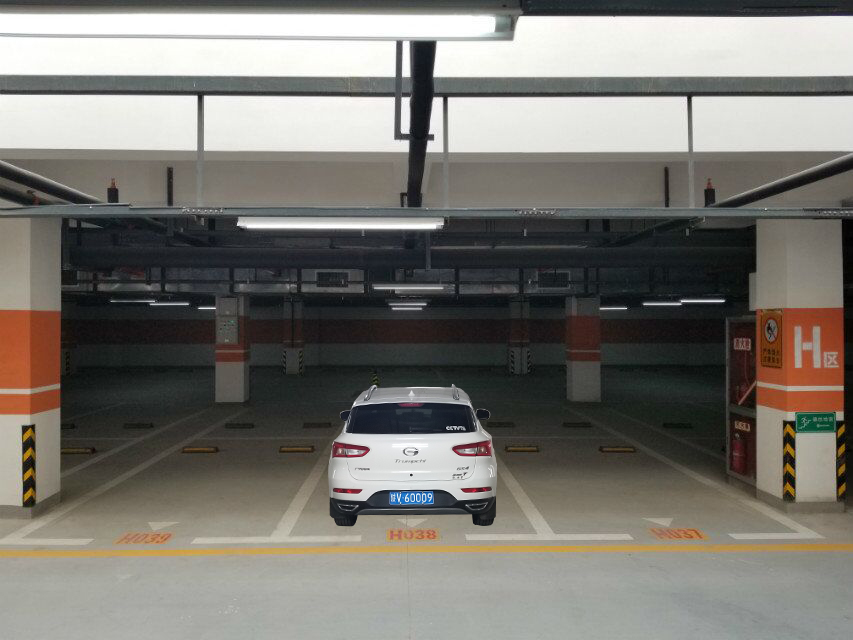
%> input picture 背景2/1.jpg, 853 x 640 px, given in place of 背景.jpg, which was not available
$ octave fangcha2.m   (GNU Octave 9; MATLAB toolbox functions it lacks are replaced by stand-ins)
%> lines starting %> are read from the running program, lines starting %| are printed output that depends on the picture; in (x1, y1, x2, y2) boxes, pixels count from 0 and x2, y2 are one past the last pixel; in counts of white or black regions, pixels touching at a corner belong together; the program's own positions count from 1; pictures that were not available may be replaced by others from this repository, and a replacement may not be noted
clear;
close all;
%% 用户定义
H = 2; %摄像机高度
L = 4; %摄像机深度
l = 2;  %车的宽度
h = 1.5; %车的高度


up=[195,435;
    338,435;
    481,435;
   618,435];
down=[1,542;
    278,540;
    548,538;
    805,536];


threshold = 20; %车辆的面积占车位面积的百分比的阈值
%threshold2 = 15; %车辆的面积占车位面积的百分比的阈值
%% 读取图形以及预处理
%A = (imread('空车位(扩展)(亮度调整).bmp'));
A = (imread('背景.jpg'));
%> A is the input picture: size 640x853x3 uint8; mean R, G, B 122.4, 119.6, 113.6
A_2 = (imread('6.jpg'));
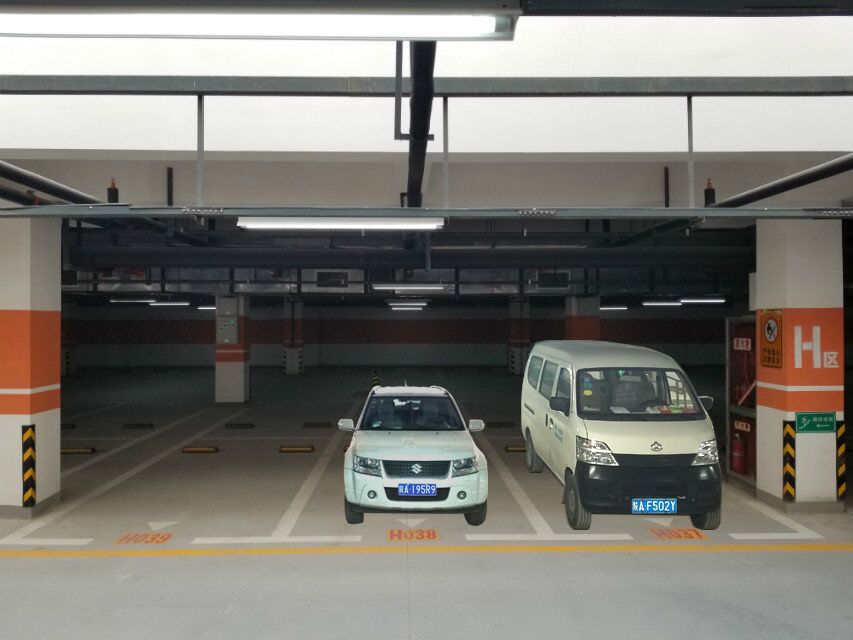
%> input picture 背景2/6.jpg, 853 x 640 px
%> A_2 is the input picture: size 640x853x3 uint8; mean R, G, B 124.2, 122.2, 115.9
A = rgb2gray(A);
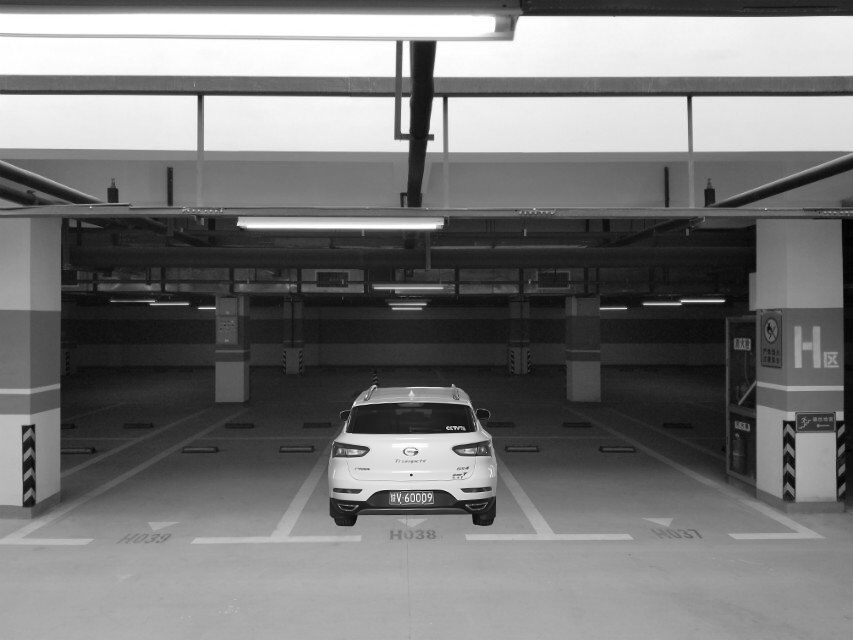
%> A: size 640x853 uint8; min 0, max 255, mean 119.8
A_1_1 = im2bw(A,0.7);
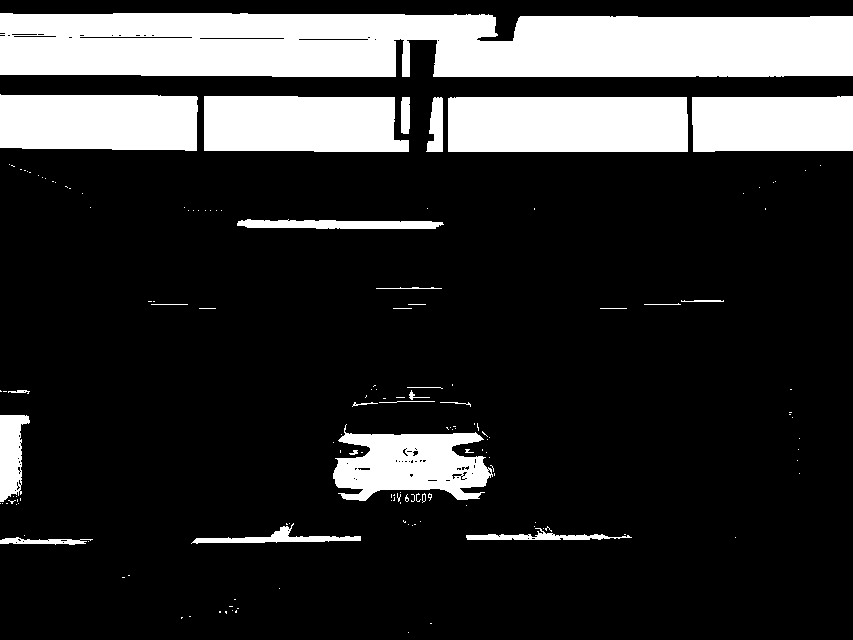
%> A_1_1: size 640x853 logical; 19.9% white; 151 white regions (125 under 20 px), largest, box (x1, y1, x2, y2) and area: (0, 13, 853, 77) 50311, (448, 97, 688, 152) 13178, (0, 94, 198, 151) 10686
A_2_2 = im2bw(rgb2gray(A_2),0.7);       %有车图的二值化图
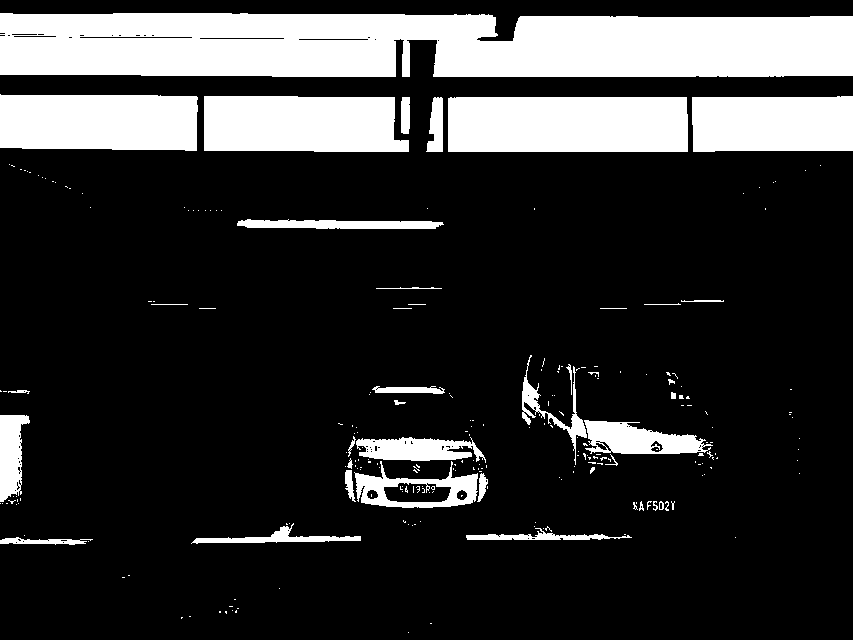
%> A_2_2: size 640x853 logical; 20.3% white; 244 white regions (206 under 20 px), largest, box (x1, y1, x2, y2) and area: (0, 13, 853, 77) 50311, (448, 97, 688, 152) 13178, (0, 94, 198, 151) 10686
%A_minus = A_2_2 - A_1_1;
A_minus = abs(rgb2gray(A_2) - A);            %灰度值差
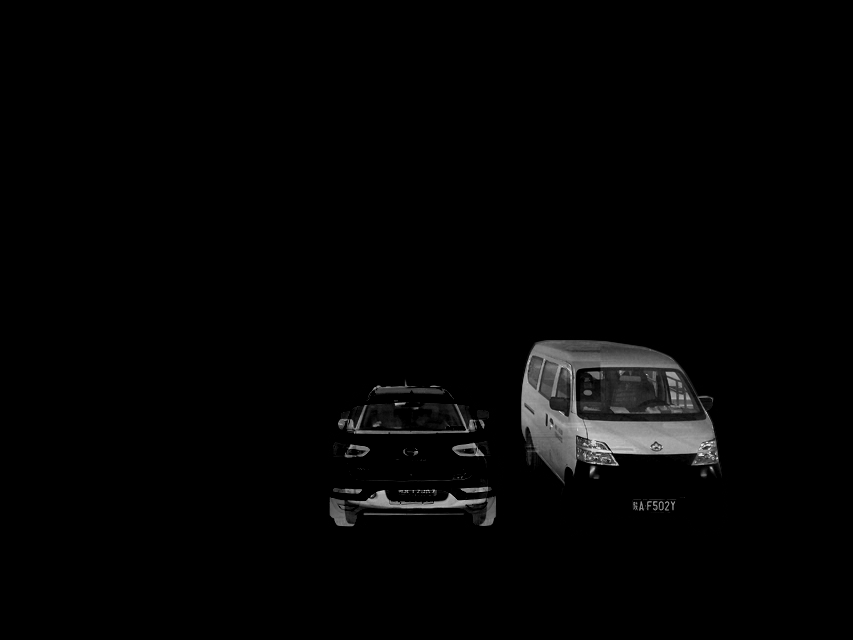
%> A_minus: size 640x853 uint8; min 0, max 235, mean 4.4
A_minus2 = A_minus;
%thresh = graythresh(A_minus);
A_minus = im2bw(A_minus,0);
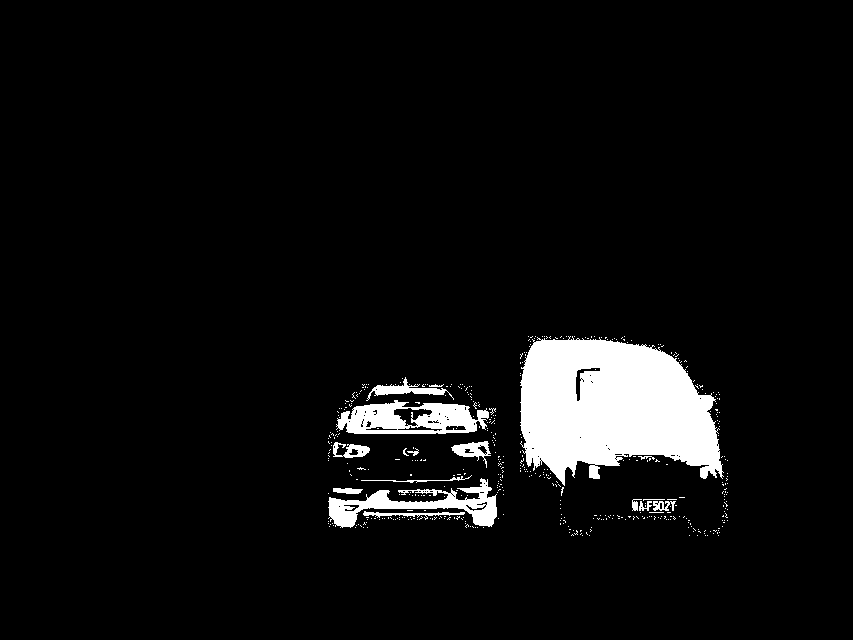
%> A_minus: size 640x853 logical; 5.7% white; 478 white regions (462 under 20 px), largest, box (x1, y1, x2, y2) and area: (520, 336, 724, 486) 21655, (336, 400, 489, 434) 3295, (328, 478, 497, 528) 2911

subplot(221);
imshow(A);
title('停车场');
subplot(222);
imshow(A_2);


title('已停放车辆的停车场');
subplot(2,2,4);
imshow(A_minus2);
title('差影运算');
%% 摄像机标定
theta1 = atan((H-h)/L);
demarcate_l = sin(theta1)*h/l;
%得到视角在世界坐标系的比例

compensation_x = 0;         %一般不需要标定x方向
compensation_y = -round(demarcate_l*150);  %需要在Y方向补偿若干个像素
%% 计算出各个车位边线
for p = 1:1:size(down,1)
    for i = 1:1:down(p,2)-up(p,2)+1
        k = (up(p,1)-down(p,1))/(up(p,2)-down(p,2));
        B{p}(i,1) = round(up(p,1)+i*k);
        B{p}(i,2) = up(p,2)+i-1;
    end
end

%% 在原图标记出车位
 subplot(223);
 imshow(A);
 title('标记停车位');
 hold on
 for k = 1:length(B)
     %plot(B{k}(:,1), B{k}(:,2), 'G', 'LineWidth', 2)
 end
 for k = 1:length(B)-1
     %plot([B{k}(1,1),B{k+1}(1,1)],[B{k}(1,2),B{k+1}(1,2)], 'G', 'LineWidth', 2);
    % plot([B{k}(size(B{k},1),1),B{k+1}(size(B{k+1},1),1)],[B{k}(size(B{k},1),2),B{k+1}(size(B{k+1},1),2)], 'G', 'LineWidth', 2);
 end
%% 显示差影运算
figure;
subplot(221);
imshow(A_minus);
title('差影运算');
%% 闭运算
A_minus = bwmorph(A_minus,'close');% 闭运算
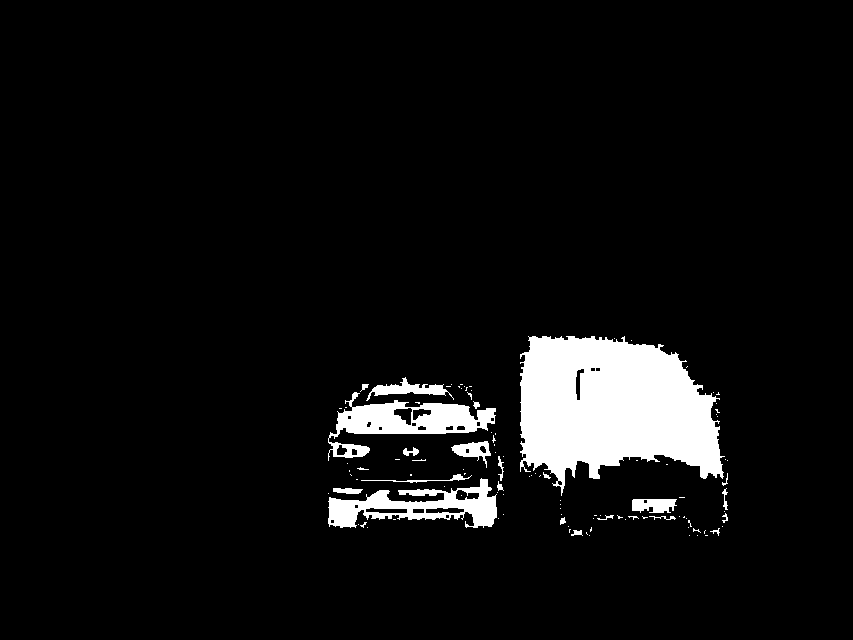
%> A_minus: size 640x853 logical; 6.1% white; 108 white regions (86 under 20 px), largest, box (x1, y1, x2, y2) and area: (520, 336, 725, 496) 22568, (328, 392, 496, 461) 4221, (328, 478, 497, 528) 3816
%% 显示闭运算
subplot(2,2,2);
imshow(A_minus);
title('闭运算');
% %% 在闭运算图标记停车位
subplot(2,2,3);
imshow(A_minus);
title('停车位标记');
hold on
for k = 1:length(B)
   % plot(B{k}(:,1), B{k}(:,2), 'G', 'LineWidth', 2)
end
for k = 1:length(B)-1
   % plot([B{k}(1,1),B{k+1}(1,1)],[B{k}(1,2),B{k+1}(1,2)], 'G', 'LineWidth', 2);
  %  plot([B{k}(size(B{k},1),1),B{k+1}(size(B{k+1},1),1)],[B{k}(size(B{k},1),2),B{k+1}(size(B{k+1},1),2)], 'G', 'LineWidth', 2);
end
%% 扫描每个像素检测是否有车
subplot(2,2,4);
imshow(A_2);
title('标记结果');%近似认为遮挡部分与未遮挡部分大小相同
hold on
SUM_BG = 0;%SUM_CAR = 0;%背景与车像素点
 car_judge = [];
for p = 1:1:length(B)-1          %看有没有车
    B1 = max(B{p}(:,2)) - min(B{p}(:,2));
    B2 = max(B{p+1}(:,2)) - min(B{p+1}(:,2));   %寻找最大最小值之差
    for i = 1:1:min(B1,B2)        %从一循环到最小的值
        for j = B{p}(i,1):1:B{p+1}(i,1)     %左边线遍历到右边
            SUM_BG = SUM_BG + 1;            %像素个数
            car_judge(SUM_BG) = A_minus2(B{p}(1,2)+i-1,j);
           % plot([j,j+1],[B{p}(1,2)+i-1,B{p}(1,2)+i-1], 'B', 'LineWidth', 2);
            if A_minus(B{p}(1,2)+i-1,j)== 1   %识别
%                 SUM_CAR = SUM_CAR + 1;
                %plot([j,j+1],[B{p}(1,2)+i-1,B{p}(1,2)+i-1], 'R', 'LineWidth', 2);
            end
        end
    end
    temp = (std(car_judge(1:SUM_BG))).^2;
    if temp > threshold
        disp(['未标定时第',num2str(p),'个停车位：有车']);
    else
        disp(['未标定时第',num2str(p),'个停车位：无车']);
    end
    disp(['未标定时方差为',num2str(temp)]);
    SUM_BG = 0;
end
%> this loop made 3 passes
%> temp on passes 1 to 3: 0.00068, 1466.8, 2153
%| 未标定时方差为0.00068046
%| 未标定时方差为1466.8382
%| 未标定时方差为2152.9685

%% 分割线

%——————————————————————————————————————————%

%% 显示标定的停车位识别区域
figure
 subplot(221);
 imshow(A);
title('标定的停车位标记(检测区域)');
hold on
for k = 1:length(B)
   % plot(B{k}(:,1), B{k}(:,2), 'G', 'LineWidth', 2)
end
for k = 1:length(B)-1
   % plot([B{k}(1,1),B{k+1}(1,1)],[B{k}(1,2),B{k+1}(1,2)], 'G', 'LineWidth', 2);
   % plot([B{k}(size(B{k},1),1),B{k+1}(size(B{k+1},1),1)],[B{k}(size(B{k},1),2),B{k+1}(size(B{k+1},1),2)], 'G', 'LineWidth', 2);
end
for k = 1:length(B)
   % plot(B{k}(:,1)+compensation_x, B{k}(:,2)+compensation_y, 'Color',[1,0,1], 'LineWidth', 2)
end
for k = 1:length(B)-1
    %plot([B{k}(1,1)+compensation_x,B{k+1}(1,1)+compensation_x],[B{k}(1,2)+compensation_y,B{k+1}(1,2)+compensation_y], 'Color',[1,0,1], 'LineWidth', 2);
    %plot([B{k}(size(B{k},1)+compensation_x,1),B{k+1}(size(B{k+1},1)+compensation_x,1)],[B{k}(size(B{k},1)+compensation_y,2),B{k+1}(size(B{k+1},1)+compensation_y,2)], 'Color',[1,0,1], 'LineWidth', 2);
end
% 显示标定后的停车位区域
subplot(222);
imshow(A);
title('标定后的停车位标记(检测区域)');
hold on
for k = 1:length(B)
    %plot(B{k}(:,1)+compensation_x, B{k}(:,2)+compensation_y, 'G', 'LineWidth', 2)
end
for k = 1:length(B)-1
    %plot([B{k}(1,1)+compensation_x,B{k+1}(1,1)+compensation_x],[B{k}(1,2)+compensation_y,B{k+1}(1,2)+compensation_y], 'G',[1,0,1], 2);
   % plot([B{k}(size(B{k},1)+compensation_x,1),B{k+1}(size(B{k+1},1)+compensation_x,1)],[B{k}(size(B{k},1)+compensation_y,2),B{k+1}(size(B{k+1},1)+compensation_y,2)], 'G',[1,0,1], 2);
end
% 显示标定后的显示结果
subplot(2,2,3.5);
imshow(A_2);
title('标定后标记结果');%近似认为遮挡部分与未遮挡部分大小相同
hold on
SUM_BG = 0;SUM_CAR = 0;%背景与车像素点

for p = 1:1:length(B)-1          %看有没有车
    B1 = max(B{p}(:,2)) - min(B{p}(:,2));
    B2 = max(B{p+1}(:,2)) - min(B{p+1}(:,2));   %寻找最大最小值之差
    for i = 1:1:min(B1,B2)        %从一循环到最小的值
        for j = B{p}(i,1):1:B{p+1}(i,1)     %左边线遍历到右边
            SUM_BG = SUM_BG + 1;
            car_judge(SUM_BG) = A_minus2(B{p}(1,2)+i-1+compensation_y,j+compensation_x);
            %plot([j+compensation_x,j+1+compensation_x],[B{p}(1,2)+i-1+compensation_y,B{p}(1,2)+i-1+compensation_y], 'B', 'LineWidth', 2);
            if A_minus(B{p}(1,2)+i-1+compensation_y,j+compensation_x) == 1   %加入补偿
                SUM_CAR = SUM_CAR + 1;
              %  plot([j+compensation_x,j+1+compensation_x],[B{p}(1,2)+i-1+compensation_y,B{p}(1,2)+i-1+compensation_y], 'R', 'LineWidth', 2);
            end
        end
    end
    temp = (std(car_judge(1:SUM_BG))).^2;
    if temp > threshold
        disp(['第',num2str(p),'个停车位：有车']);
    else
        disp(['第',num2str(p),'个停车位：无车']);
    end
    disp(['标定后方差为',num2str(temp)]);
    SUM_BG = 0;
    SUM_CAR = 0;
end
%> this loop made 3 passes
%> temp on passes 1 to 3: 4.54e-05, 1641.3, 3499.6
%| 标定后方差为4.5393e-05
%| 标定后方差为1641.278
%| 标定后方差为3499.5767
